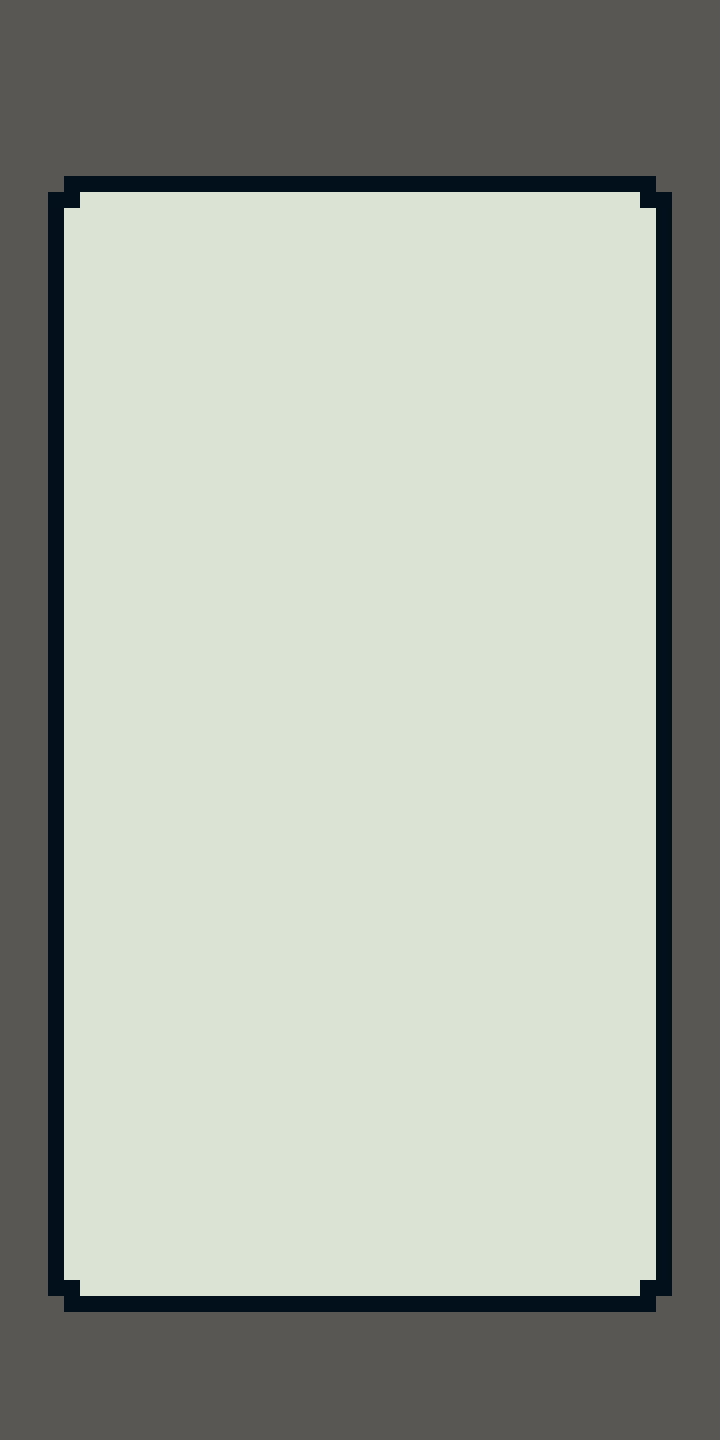

This is a level from a 2D game, rendered from its Tiled map with the project's own tilesets. A one-line summary and the map file follow, with tile-layer data summarised:
An orthogonal 45x90 tile map with 16x16 px tiles, 4 tile layers (WhiteInside, BlackOutside, GreyInside, RedOutside) and 18 objects.

<map version="1.10" tiledversion="1.11.0" orientation="orthogonal" renderorder="right-down" width="45" height="90" tilewidth="16" tileheight="16" infinite="0" nextlayerid="21" nextobjectid="59">
 <tileset firstgid="1" name="mapTileset" tilewidth="16" tileheight="16" tilecount="64" columns="8">
  <image source="mapTileset.png" width="128" height="128" />
 </tileset>
 <layer id="19" name="WhiteInside" width="45" height="90" locked="1">
  <data>[4050 cells, 2549 non-empty, 1 distinct tile ids]</data>
 </layer>
 <layer id="1" name="BlackOutside" width="45" height="90" locked="1">
  <data>[4050 cells, 1501 non-empty, 2 distinct tile ids]</data>
 </layer>
 <layer id="16" name="GreyInside" width="45" height="90" locked="1">
  <data>[4050 cells, 2549 non-empty, 1 distinct tile ids]</data>
 </layer>
 <layer id="15" name="RedOutside" width="45" height="90" locked="1">
  <data>[4050 cells, 1501 non-empty, 2 distinct tile ids]</data>
 </layer>
 <objectgroup id="11" name="Wall" locked="1">
  <object id="45" x="48" y="208" width="16" height="1072" />
  <object id="50" x="64" y="176" width="592" height="16" />
  <object id="53" x="656" y="208" width="16" height="1072" />
  <object id="54" x="640" y="192" width="32" height="16" />
  <object id="55" x="640" y="1280" width="32" height="16" />
  <object id="56" x="64" y="1296" width="592" height="16" />
  <object id="57" x="48" y="1280" width="32" height="16" />
  <object id="58" x="48" y="192" width="32" height="16" />
 </objectgroup>
 <objectgroup id="12" name="EnemySpawn" locked="1">
  <object id="26" x="48" y="112" width="624" height="16">
   <properties>
    <property name="name" value="top" />
   </properties>
  </object>
  <object id="29" x="48" y="1360" width="624" height="16">
   <properties>
    <property name="name" value="bottom" />
   </properties>
  </object>
  <object id="47" x="-64" y="208" width="31.0986" height="1104">
   <properties>
    <property name="name" value="left" />
   </properties>
  </object>
  <object id="48" x="752" y="192" width="31.1174" height="1104.67">
   <properties>
    <property name="name" value="right" />
   </properties>
  </object>
 </objectgroup>
 <objectgroup id="13" name="OuterBound" locked="1">
  <object id="33" x="-144.014" y="-97.5" width="32.0286" height="1681.5" />
  <object id="37" x="832.01" y="-96" width="32.0096" height="1680.5" />
  <object id="38" x="-112" y="1552" width="944" height="32" />
  <object id="39" x="-112" y="-96" width="944" height="32" />
 </objectgroup>
 <objectgroup id="17" name="EnemyDirection" locked="1">
  <object id="41" x="304" y="640" width="111.75" height="127.714" />
 </objectgroup>
 <objectgroup id="18" name="Score" locked="1">
  <object id="49" x="512" y="80" width="128" height="64" />
 </objectgroup>
</map>
